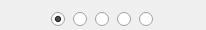
                       <widget class="QWidget" name="widget_2" native="true">
                        <property name="minimumSize">
                         <size>
                          <width>0</width>
                          <height>30</height>
                         </size>
                        </property>
                        <property name="maximumSize">
                         <size>
                          <width>16777215</width>
                          <height>30</height>
                         </size>
                        </property>
                        <property name="styleSheet">
                         <string notr="true">QRadioButton::indicator:unchecked{
	
	border-image: url(:/icon/image/圆形_round.png);
	
}
QRadioButton::indicator:checked{
	
	
	
	border-image: url(:/icon/image/圆形_round (2).png);
	
}
</string>
                        </property>
                        <layout class="QHBoxLayout" name="horizontalLayout_12">
                         <item>
                          <spacer name="horizontalSpacer_6">
                           <property name="orientation">
                            <enum>Qt::Horizontal</enum>
                           </property>
                           <property name="sizeHint" stdset="0">
                            <size>
                             <width>40</width>
                             <height>20</height>
                            </size>
                           </property>
                          </spacer>
                         </item>
                         <item>
                          <widget class="QRadioButton" name="radioButton">
                           <property name="enabled">
                            <bool>true</bool>
                           </property>
                           <property name="minimumSize">
                            <size>
                             <width>16</width>
                             <height>16</height>
                            </size>
                           </property>
                           <property name="maximumSize">
                            <size>
                             <width>16</width>
                             <height>16</height>
                            </size>
                           </property>
                           <property name="text">
                            <string/>
                           </property>
                           <property name="checked">
                            <bool>true</bool>
                           </property>
                          </widget>
                         </item>
                         <item>
                          <widget class="QRadioButton" name="radioButton_2">
                           <property name="enabled">
                            <bool>true</bool>
                           </property>
                           <property name="minimumSize">
                            <size>
                             <width>16</width>
                             <height>16</height>
                            </size>
                           </property>
                           <property name="maximumSize">
                            <size>
                             <width>16</width>
                             <height>16</height>
                            </size>
                           </property>
                           <property name="text">
                            <string/>
                           </property>
                          </widget>
                         </item>
                         <item>
                          <widget class="QRadioButton" name="radioButton_3">
                           <property name="enabled">
                            <bool>true</bool>
                           </property>
                           <property name="minimumSize">
                            <size>
                             <width>16</width>
                             <height>16</height>
                            </size>
                           </property>
                           <property name="maximumSize">
                            <size>
                             <width>16</width>
                             <height>16</height>
                            </size>
                           </property>
                           <property name="text">
                            <string/>
                           </property>
                          </widget>
                         </item>
                         <item>
                          <widget class="QRadioButton" name="radioButton_4">
                           <property name="enabled">
                            <bool>true</bool>
                           </property>
                           <property name="minimumSize">
                            <size>
                             <width>16</width>
                             <height>16</height>
                            </size>
                           </property>
                           <property name="maximumSize">
                            <size>
                             <width>16</width>
                             <height>16</height>
                            </size>
                           </property>
                           <property name="text">
                            <string/>
                           </property>
                          </widget>
                         </item>
                         <item>
                          <widget class="QRadioButton" name="radioButton_5">
                           <property name="enabled">
                            <bool>true</bool>
                           </property>
                           <property name="minimumSize">
                            <size>
                             <width>16</width>
                             <height>16</height>
                            </size>
                           </property>
                           <property name="maximumSize">
                            <size>
                             <width>16</width>
                             <height>16</height>
                            </size>
                           </property>
                           <property name="text">
                            <string/>
                           </property>
                          </widget>
                         </item>
                         <item>
                          <spacer name="horizontalSpacer_5">
                           <property name="orientation">
                            <enum>Qt::Horizontal</enum>
                           </property>
                           <property name="sizeHint" stdset="0">
                            <size>
                             <width>40</width>
                             <height>20</height>
                            </size>
                           </property>
                          </spacer>
                         </item>
                        </layout>
                       </widget>
